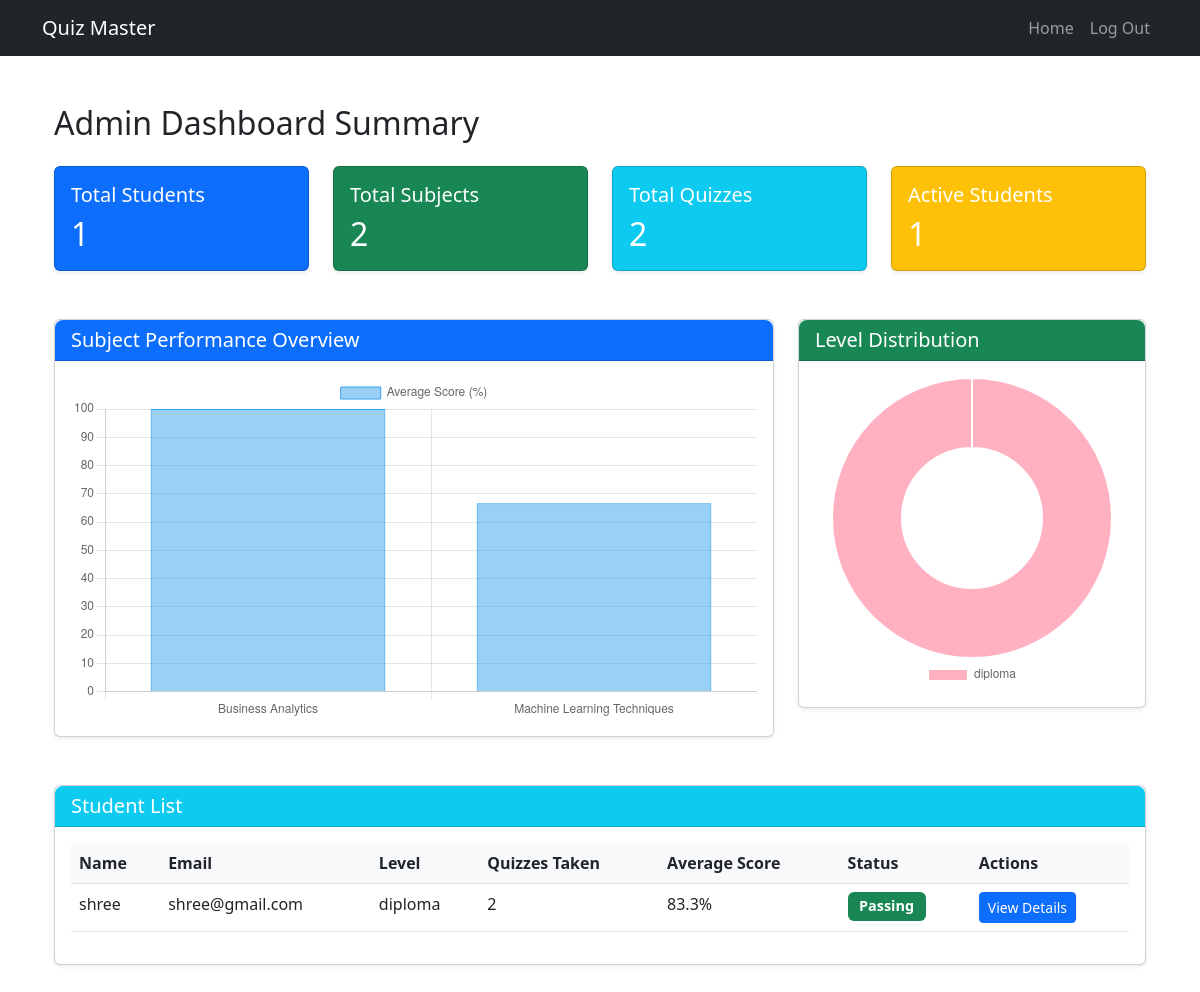
Before: /admin/summary/ (signed in) with the older database file.
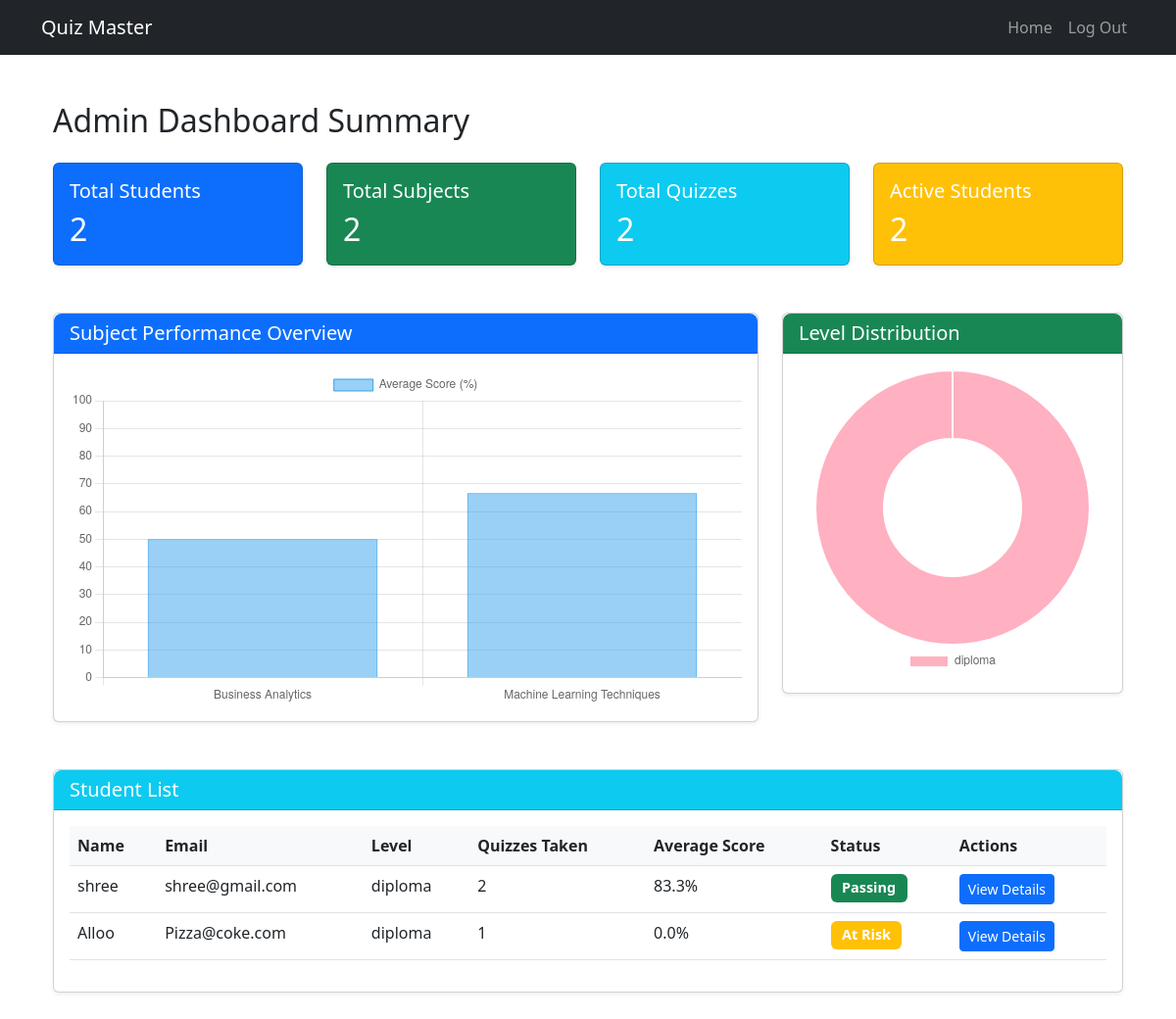
After: the same page with the newer database file.
### model.py (models this page shows)
class Users(db.Model):
    __tablename__='users'
    id=db.Column(db.Integer,primary_key=True,autoincrement=True)
    name=db.Column(db.String)
    email = db.Column(db.String, unique=True, nullable=False)
    password=db.Column(db.String)
    level=db.Column(db.String)
    dob=db.Column(db.String)
    user_type=db.Column(db.String)
    phone_no=db.Column(db.String)
    quizzes = db.relationship('Quiz', secondary=user_quiz_association, back_populates="users")

### app.py (the view)
@app.route('/admin/summary/')
@admin_req
def admin_summary():
    total_students = Users.query.filter_by(user_type='student').count()
    total_subjects = Subject.query.count()
    total_quizzes = Quiz.query.count()
    active_students = Users.query.filter_by(user_type='student').count()  # You might want to add an 'active' field to Users model
    students = Users.query.filter_by(user_type='student').all()
    for student in students:
        completed_quizzes = []
        total_score = 0
        for quiz in student.quizzes:
            association = db.session.query(user_quiz_association).filter_by(
                user_id=student.id,
                quiz_id=quiz.id
            ).first()
            if association:
                quiz.score = association.score
                completed_quizzes.append(quiz)
                total_score += quiz.score
        student.quizzes_taken = len(completed_quizzes)
        student.average_score = (total_score / student.quizzes_taken) if student.quizzes_taken > 0 else 0
    subjects = Subject.query.all()
    subject_names = []
    subject_scores = []
    for subject in subjects:
        subject_total_score = 0
        subject_quiz_count = 0
        for chapter in subject.chapters:
            for quiz in chapter.quizzes:
                associations = db.session.query(user_quiz_association).filter_by(quiz_id=quiz.id).all()
                for association in associations:
                    subject_total_score += association.score
                    subject_quiz_count += 1
        if subject_quiz_count > 0:
            subject_names.append(subject.name)
            subject_scores.append(subject_total_score / subject_quiz_count)
    level_counts = {}
    level_labels = []
    for student in students:
        if student.level not in level_counts:
            level_counts[student.level] = 0
            level_labels.append(student.level)
        level_counts[student.level] += 1
    return render_template('admin_summary.html',
                         total_students=total_students,
                         total_subjects=total_subjects,
                         total_quizzes=total_quizzes,
                         active_students=active_students,
                         students=students,
                         subject_names=subject_names,
                         subject_scores=subject_scores,
                         level_labels=level_labels,
                         level_counts=list(level_counts.values()))

### app.py (called while the page is built)
def admin_req(f):
    @wraps(f)
    def inner(*args, **kwargs):
        if 'user_id' not in session or session['user_type'] != 'admin':
            flash('You need admin privileges to access this page', 'danger')
            return redirect(url_for('login'))
        return f(*args, **kwargs)
    return inner

### templates/admin_summary.html (shortened to what this page needs)
{% extends "dashboard_layout.html" %}
{% block content %}
<div class="container-fluid py-4">
    <div class="row">
        <div class="col-12">
            <h2 class="mb-4">Admin Dashboard Summary</h2>
        </div>
    </div>
    <div class="row mb-4">
        <div class="col-md-3">
            <div class="card shadow-sm bg-primary text-white">
                <div class="card-body">
                    <h5 class="card-title">Total Students</h5>
                    <h2 class="mb-0">{{ total_students }}</h2>
                </div>
            </div>
        </div>
        <div class="col-md-3">
            <div class="card shadow-sm bg-success text-white">
                <div class="card-body">
                    <h5 class="card-title">Total Subjects</h5>
                    <h2 class="mb-0">{{ total_subjects }}</h2>
                </div>
            </div>
        </div>
        <div class="col-md-3">
            <div class="card shadow-sm bg-info text-white">
                <div class="card-body">
                    <h5 class="card-title">Total Quizzes</h5>
                    <h2 class="mb-0">{{ total_quizzes }}</h2>
                </div>
            </div>
        </div>
        <div class="col-md-3">
            <div class="card shadow-sm bg-warning text-white">
                <div class="card-body">
                    <h5 class="card-title">Active Students</h5>
                    <h2 class="mb-0">{{ active_students }}</h2>
                </div>
            </div>
        </div>
    </div>
    <div class="row mb-4">
        <div class="col-md-8">
            <div class="card shadow-sm">
                <div class="card-header bg-primary text-white">
                    <h5 class="card-title mb-0">Subject Performance Overview</h5>
                </div>
                <div class="card-body">
                    <canvas id="subjectPerformanceChart"></canvas>
                </div>
            </div>
        </div>
        <div class="col-md-4">
            <div class="card shadow-sm">
                <div class="card-header bg-success text-white">
                    <h5 class="card-title mb-0">Level Distribution</h5>
                </div>
                <div class="card-body">
                    <canvas id="levelDistributionChart"></canvas>
                </div>
            </div>
        </div>
    </div>
    <div class="row">
        <div class="col-12">
            <div class="card shadow-sm">
                <div class="card-header bg-info text-white">
                    <h5 class="card-title mb-0">Student List</h5>
                </div>
                <div class="card-body">
                    <div class="table-responsive">
                        <table class="table table-hover">
                            <thead>
                                <tr>
                                    <th>Name</th>
                                    <th>Email</th>
                                    <th>Level</th>
                                    <th>Quizzes Taken</th>
                                    <th>Average Score</th>
                                    <th>Status</th>
                                    <th>Actions</th>
                                </tr>
                            </thead>
                            <tbody>
                                {% for student in students %}
                                <tr>
                                    <td>{{ student.name }}</td>
                                    <td>{{ student.email }}</td>
                                    <td>{{ student.level }}</td>
                                    <td>{{ student.quizzes_taken }}</td>
                                    <td>{{ "%.1f"|format(student.average_score) }}%</td>
                                    <td>
                                        <span class="badge {% if student.average_score >= 60 %}bg-success{% else %}bg-warning{% endif %}">
                                            {{ "Passing" if student.average_score >= 60 else "At Risk" }}
                                        </span>
                                    </td>
                                    <td>
                                        <a href="{{ url_for('view_student_details', student_id=student.id) }}" class="btn btn-sm btn-primary">
                                            View Details
                                        </a>
                                    </td>
                                </tr>
                                {% endfor %}
                            </tbody>
                        </table>
                    </div>
                </div>
            </div>
        </div>
    </div>
</div>
<script>
    // Subject Performance Chart
    const subjectCtx = document.getElementById('subjectPerformanceChart').getContext('2d');
    new Chart(subjectCtx, {
        type: 'bar',
        data: {
            labels: {{ subject_names|tojson }},
            datasets: [{
                label: 'Average Score (%)',
                data: {{ subject_scores|tojson }},
                backgroundColor: 'rgba(54, 162, 235, 0.5)',
                borderColor: 'rgba(54, 162, 235, 1)',
                borderWidth: 1
            }]
        },
        options: {
            responsive: true,
            scales: {
                y: {
                    beginAtZero: true,
                    max: 100
                }
            }
        }
    });
    // Level Distribution Chart
    const levelCtx = document.getElementById('levelDistributionChart').getContext('2d');
    new Chart(levelCtx, {
        type: 'doughnut',
        data: {
            labels: {{ level_labels|tojson }},
            datasets: [{
                data: {{ level_counts|tojson }},
                backgroundColor: [
                    'rgba(255, 99, 132, 0.5)',
                    'rgba(54, 162, 235, 0.5)',
                    'rgba(255, 206, 86, 0.5)',
                    'rgba(75, 192, 192, 0.5)'
                ]
            }]
        },
        options: {
            responsive: true,
            plugins: {
                legend: {
                    position: 'bottom'
                }
            }
        }
    });
</script>
{% endblock %}

### templates/dashboard_layout.html (shortened to what this page needs)
    <!DOCTYPE html>
    <html lang="en">
    <head>
        <link href="https://cdn.jsdelivr.net/npm/bootstrap@5.3.0/dist/css/bootstrap.min.css" rel="stylesheet">
        <link href="https://cdnjs.cloudflare.com/ajax/libs/font-awesome/6.0.0/css/all.min.css" rel="stylesheet">
    </head>
    <body>
        <header>
            <nav class="navbar navbar-expand-lg navbar-dark bg-dark">
                <div class="container">
                    <a class="navbar-brand" href="{{url_for('home')}}">Quiz Master</a>
                    <div class="collapse navbar-collapse" id="navbarNav">
                        <ul class="navbar-nav ms-auto">
                            <li class="nav-item">
                                <a class="nav-link" href="{{url_for('home')}}">Home</a>
                            </li>
                            <li class="nav-item">
                                <a class="nav-link" href="{{url_for('logout')}}">Log Out</a>
                            </li>
                        </ul>
                    </div>
                </div>
            </nav>
        </header>
        <main class="container mt-4">
            {%block content%}
            {%endblock%}
        </main>
    </body>
    </html>

### templates/admin_summary.html (style rules this page uses)
.card { margin-bottom: 1.5rem; }
.card-header { border-radius: 0.5rem 0.5rem 0 0 !important; }
.badge { font-size: 0.9rem; padding: 0.5em 0.8em; }
.table th { background-color: #f8f9fa; }

Changed rows visible on the page:
added Users: name "Alloo", email "Pizza@coke.com", level "diploma", quizzes_taken "1", average_score "0.0", average_score "At Risk"
Other visible differences:
{{ total_students }}: "1" → "2"
{{ active_students }}: "1" → "2"
chart data {{ subject_scores|tojson }}: [100.0, 66.66666666666666] → [50.0, 66.66666666666666]
